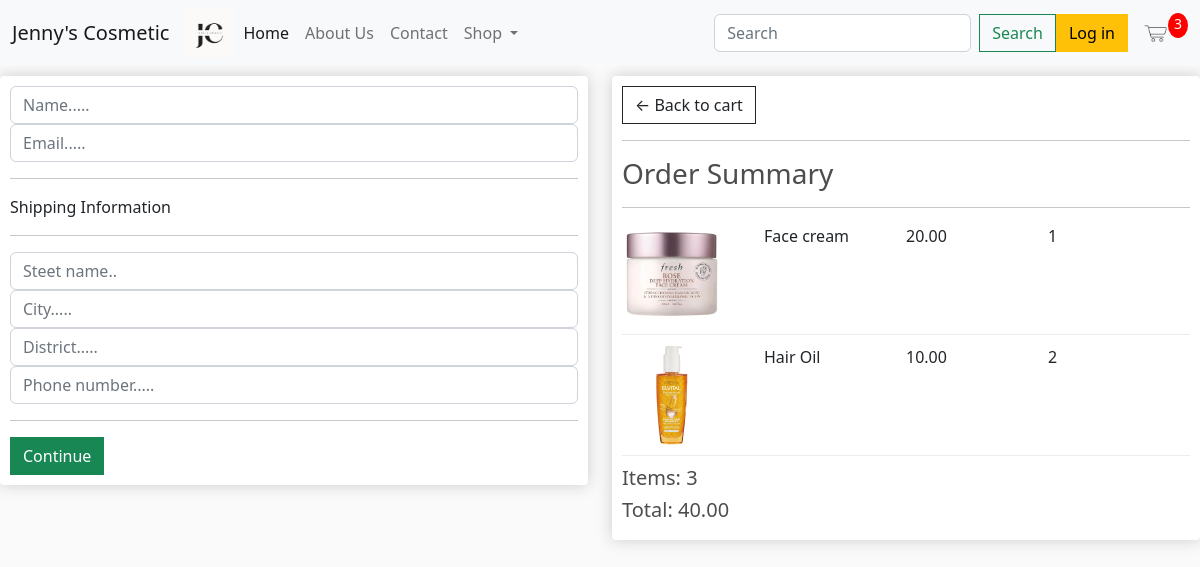
Screenshot of /checkout/ (signed in) with the database file from the repository.
### blog/models.py (models this page shows, shortened)
class Order(models.Model):
    customer = models.ForeignKey(Customer, on_delete=models.SET_NULL, null=True, blank=True )
    date_orderd = models.DateTimeField(auto_now_add=True)
    complete = models.BooleanField(default=False, null=True, blank=False )
    transaction_id = models.CharField(max_length=200, null=True)
    @property
    def get_cart_total(self):
        orderitems = self.orderitem_set.all()
        total = sum([item.get_total for item in orderitems])
        return total
    @property
    def get_cart_items(self):
        orderitems = self.orderitem_set.all()
        total = sum([item.quantity for item in orderitems])
        return total

class OrderItem(models.Model):
    product = models.ForeignKey(Product, on_delete=models.SET_NULL, null=True, blank=True )
    order = models.ForeignKey(Order, on_delete=models.SET_NULL, null=True, blank=True )
    quantity = models.IntegerField(default=0, null = True, blank=True)
    date_added = models.DateTimeField(auto_now_add=True)
    @property
    def get_total(self):
        total = self.product.price * self.quantity
        return total

class Product(models.Model):
    name = models.CharField(max_length=250, null=True)
    price = models.FloatField()
    digital = models.BooleanField(default=False, null=True, blank=False)
    image= models.ImageField(null=True, blank=True)
    @property
    def imageURL(self):
        try:
            url = self.image.url
        except:
            url = ''
        return url

### blog/views.py (the view)
# urls.py: path("checkout/", views.checkout, name='checkout'),
def checkout(request):
    if request.user.is_authenticated:
        customer = request.user.customer
        order, created = Order.objects.get_or_create(customer=customer, complete=False)
        items = order.orderitem_set.all()
    else:
        items = []
        order = {'get_cart_total':0 , 'get_cart_items':0}
    context = {'items':items, 'order':order}
    return render (request, 'blog/checkout.html', context)

### blog/templates/blog/checkout.html (shortened to what this page needs)
{% extends 'main.html' %}
{% load static %}
{% block content %}
<div class="row">
    <div class="col-lg-6">
        <div class="box-element" id="form wrapper">
            <form id="form">
                <div id="user-info">
                    <div class="form.field">
                        <input required class="form-control" type="text" name="name" placeholder="Name.....">
                    </div>
                    <div class="form.field">
                        <input required class="form-control" type="text" name="Email" placeholder="Email.....">
                    </div>
                </div>
                <div id="shopping-info">
                    <hr>
                    <p>Shipping Information</p>
                    <hr>
                    <div class="form.field">
                        <input class="form-control" type="text" name="name" placeholder="Steet name..">
                    </div>
                    <div class="form.field">
                        <input class="form-control" type="text" name="name" placeholder="City.....">
                    </div>
                    <div class="form.field">
                        <input class="form-control" type="text" name="name" placeholder="District.....">
                    </div>
                    <div class="form.field">
                        <input class="form-control" type="number" name="name" placeholder="Phone number.....">
                    </div>
                </div>
                <hr>
                <input id="form-button" class="btn btn-success btn-block" type="submit" value="Continue">
            </form>
        </div>
        <br>
    </div>
    <div class="col-lg-6">
        <div class="box-element">
            <a class="btn btn-outline-dark" href="{% url 'cart' %}">&#x2190; Back to cart</a>
            <hr>
            <h3>Order Summary</h3>
            <hr>
            {% for item in items %}
            <div class="cart-row">
                <div style="flex:2"><img class="row-image" src="{{ item.product.imageURL }}" alt="image not found"></div>
                <div style="flex:2"><p>{{item.product.name}}</p></div>
                <div style="flex:2"><p>{{item.product.price|floatformat:2 }}</p></div>
                <div style="flex:2"><p>{{item.quantity}}</p></div>
            </div>
            {% endfor %}
            <h5> Items: {{order.get_cart_items}}</h5>
            <h5> Total: {{order.get_cart_total|floatformat:2 }}</h5>
        </div>
    </div>
</div>
{%endblock content %}

### templates/navbar.html (shortened to what this page needs)
{% load static %}
<nav class="navbar navbar-expand-lg bg-light">
  <div class="container-fluid">
    <a class="navbar-brand" href="{% url 'home' %}">Jenny's Cosmetic</a>
    <img src="{% static 'blog/image/j.png' %}" alt="No image found" width="50" height="50">
    <div class="collapse navbar-collapse" id="navbarSupportedContent">
      <ul class="navbar-nav me-auto mb-2 mb-lg-0">
        <li class="nav-item">
          <a class="nav-link active" aria-current="page" href="{% url 'home' %} ">Home</a>
        </li>
        <li class="nav-item">
          <a class="nav-link" href="{% url 'about' %}">About Us</a>
        </li>
        <li class="nav-item">
          <a class="nav-link" href="{% url 'contact' %}">Contact</a>
        </li>
        <li class="nav-item dropdown">
          <a class="nav-link dropdown-toggle" href="#" id="navbarDropdown" role="button" data-bs-toggle="dropdown" aria-expanded="false">
            Shop
          </a>
        </li>
      </ul>
      <form class="d-flex" role="search">
        <input class="form-control me-2" type="search" placeholder="Search" aria-label="Search">
        <button class="btn btn-outline-success" type="submit">Search</button>
      </form>
      <div class="form-inline my-2 my-lg-0">
        <a href="##" class="btn btn-warning">Log in</a>
      </div>
      <a href="{% url 'cart' %}">
        <img  id="cart-icon" src="{% static 'blog/image/cart.png' %}" alt=" image not found">
      </a>
      <p id="cart-total">{{order.get_cart_items}}</p>
    </div>
  </div>
</nav>

### blog/static/blog/css/main.css (style rules this page uses)
body { background-color: hsl(0, 0%, 98%); }
h1,h2,h3,h4,h5,h6 { color:hsl(0, 0%, 30%); }
.box-element { box-shadow:hsl(0, 0%, 80%) 0 0 16px; background-color: #fff; border-radius: 4px; padding: 10px; }
#cart-icon { width:25px; display: inline-block; margin-left: 15px; }
#cart-total { display: block; text-align: center; color:#fff; background-color: red; width: 20px; height: 25px; border-radius: 50%; font-size: 14px; }
.col-lg-4, .col-lg-6, .col-lg-8, .col-lg-12 { margin-top: 10px; }
.btn { border-radius: 0; }
.row-image { width: 100px; }
.cart-row { display: flex; align-items: flex-stretch; padding-bottom: 10px; margin-bottom: 10px; border-bottom: 1px solid #ececec; }

### rows the page displays
Order: get_cart_items "3", get_cart_total "40.00"
OrderItem: product.imageURL (picture), product.name "Face cream", product.price "20.00", quantity "1"
OrderItem: product.imageURL (picture), product.name "Hair Oil", product.price "10.00", quantity "2"
